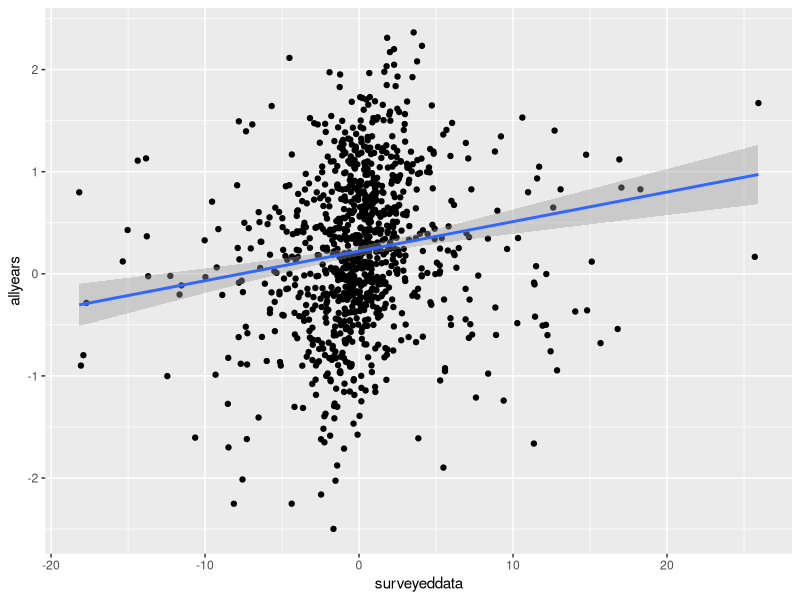
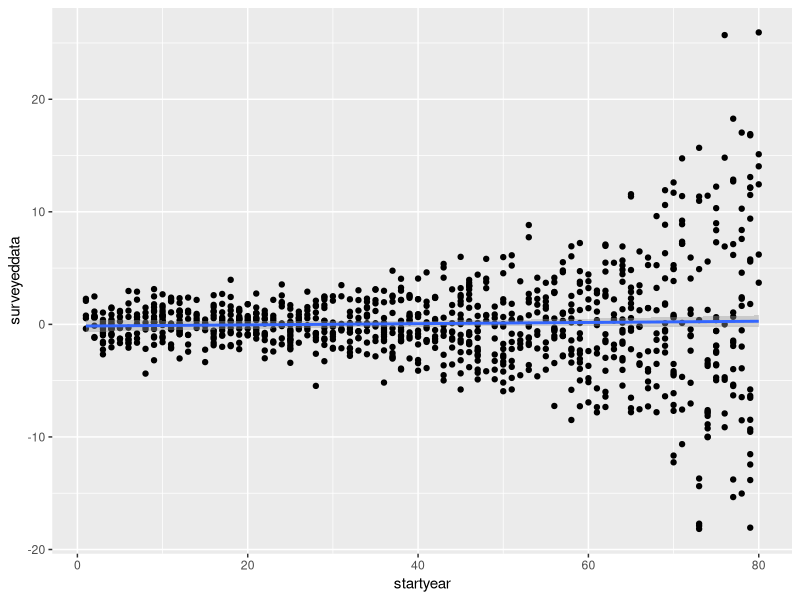
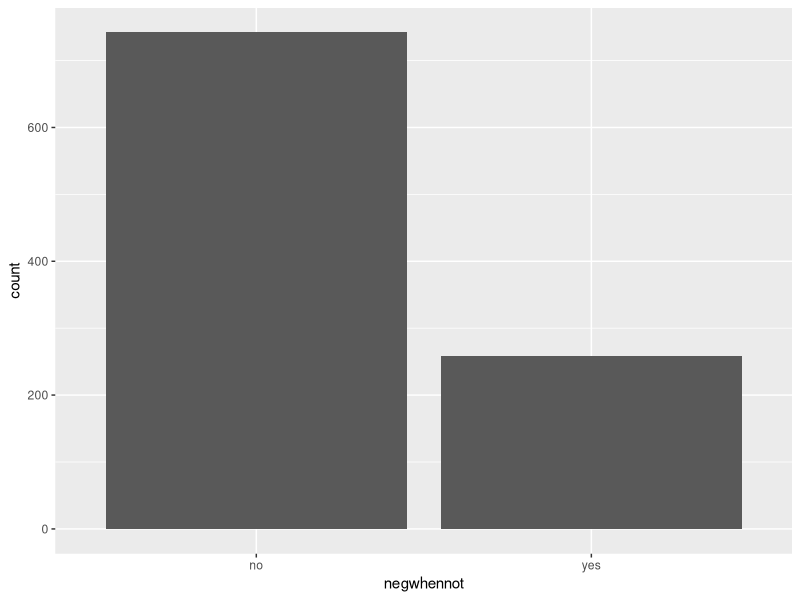
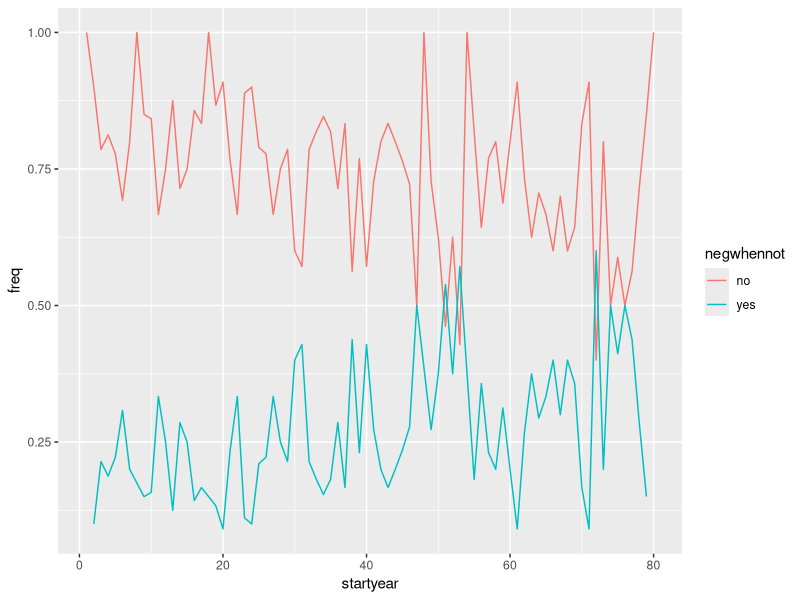

Generate these figures, in order, with R:
## ---- chunk 1
library(ggplot2)
library(dplyr)
simulations = 1000

compare <- data.frame(simulations=1:simulations,allyears=NA, surveyeddata=NA, startyear=NA, negwhennot=NA)

for(sims in 1:simulations){

N0 <- runif(1, 1,100)
R <- 3
K <- 500

maxtimesteps = 100

dat <- data.frame(timestep=1:maxtimesteps,popsize=c(N0, rep(NA, 99)))

PopNow <- N0 

for(i in 2:nrow(dat)) { 
  dat[i,"popsize"] <- dat[(i-1),"popsize"] + dat[(i-1),"popsize"]*R*(1-dat[(i-1),"popsize"]/K)    
}

allyears <- lm(data=dat, popsize ~ timestep)

compare[sims,"allyears"] <- allyears$coefficients[2]

startdate <- round(runif(1, 1, 80))

compare[sims,"startyear"] <- startdate

surveytimesteps <- seq(startdate, maxtimesteps, by=2)

surveyed_data <- dat[surveytimesteps,]

surveyedyears <- lm(data=surveyed_data, popsize ~ timestep)

compare[sims,"surveyeddata"] <- surveyedyears$coefficients[2]

compare[sims,"negwhennot"] <- ifelse(compare[sims,"surveyeddata"]<0&compare[sims,"allyears"]>0,"yes","no")

}

summary(lm(data=compare, surveyeddata ~ allyears))

ggplot(data=compare, aes(x=surveyeddata, y=allyears))+geom_point()+geom_smooth(method="lm")

summary(lm(data=compare, surveyeddata ~ startyear))

ggplot(data=compare, aes(x=startyear, y=surveyeddata))+geom_point()+geom_smooth(method="lm")

ggplot(data=compare, aes(x=negwhennot)) + 
        geom_bar()

compare %>% group_by(startyear, negwhennot) %>% summarize(count=n()) %>% mutate(freq = count / sum(count)) %>%
ggplot(aes(x=startyear, y=freq, color=negwhennot))+geom_line()

